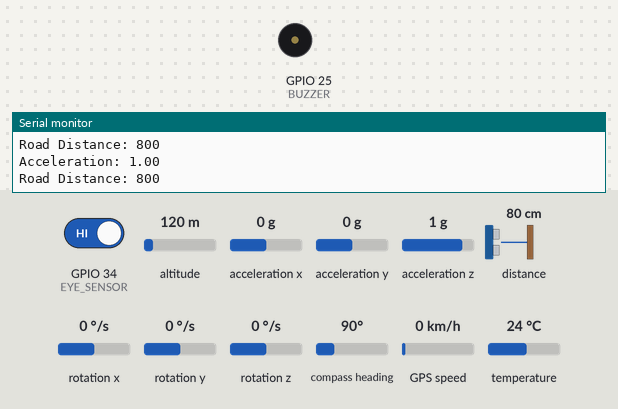
Simulated run of this sketch. Board: ESP32. Parts: buzzer (waves = sounding, pin HIGH), the last lines printed to the serial monitor. The inputs (shaded band) are chosen by the test bench; at power-on: GPIO 34 (EYE_SENSOR) HIGH, distance to the obstacle 80 cm, altitude 120 m, acceleration x 0 g, acceleration y 0 g, acceleration z 1 g, rotation x 0 °/s, rotation y 0 °/s, rotation z 0 °/s, compass heading 90°, GPS speed 0 km/h, temperature 24 °C. The GPS gets a fix after 3 s at 37.7749, -122.4194 with 8 satellites.

Above: at 5.0 s.
5.1 s: GPIO 34 (EYE_SENSOR) driven LOW
At 7.94 s:
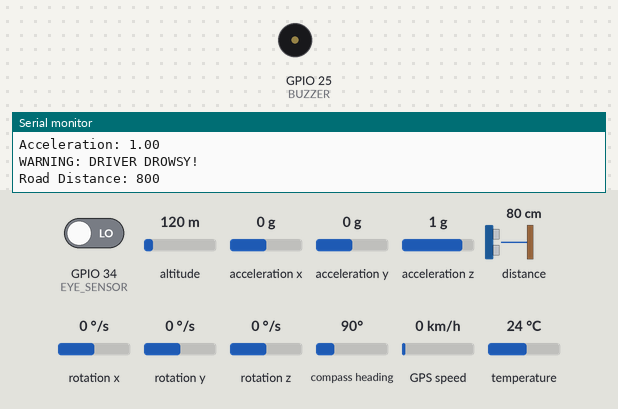
9.2 s: distance to the obstacle set to 76 cm
12.7 s: distance to the obstacle set to 70 cm
At 13.9 s:
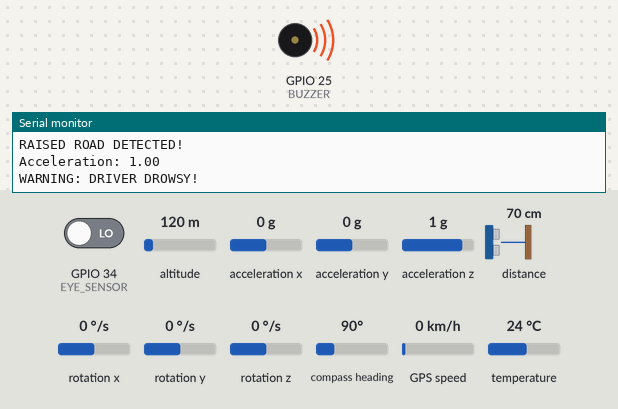
14.2 s: distance to the obstacle set to 83 cm
At 14.87 s:
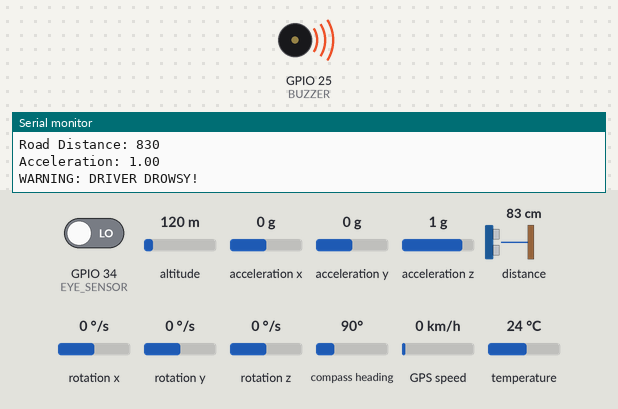
17.7 s: distance to the obstacle set to 2 cm
At 19.1 s:
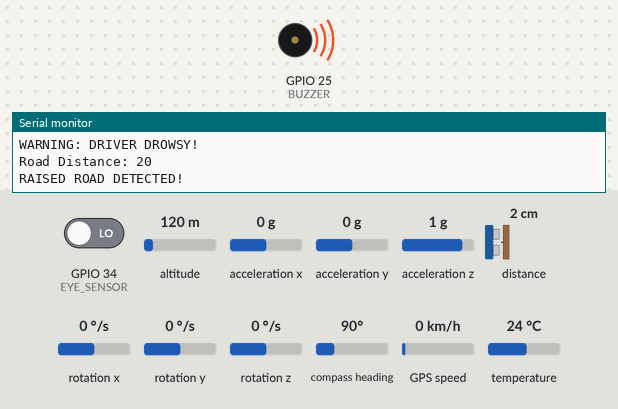
Timing chart, 0 to 20.2 s (numbered marks = the images above; inputs shaded):
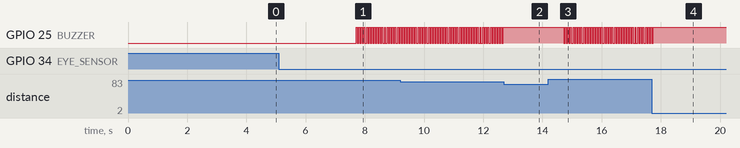

Measured:
- the behaviour switches between 74 and 73 cm on distance to the obstacle (found by bisection; images 1 and 2)
- after the input at 5.1 s, GPIO 25 (BUZZER): alternates HIGH for 0.03 s and LOW for 0.05 s, starting after 2.6 s
- after the input at 12.7 s, GPIO 25 (BUZZER): stops changing and stays HIGH
- after the input at 14.2 s, GPIO 25 (BUZZER): alternates HIGH for 0.03 s and LOW for 0.05 s, starting after 0.52 s
- after the input at 17.7 s, GPIO 25 (BUZZER): goes on until 17.7 s, then stays HIGH

The sketch:

Smart_Vehicle_Safety_System.ino
```cpp
#include <Wire.h>
#include <Adafruit_MPU6050.h>
#include <Adafruit_Sensor.h>
#include <TinyGPSPlus.h>
#include <VL53L1X.h>

// =================================
// COMPONENT INITIALIZATION
// =================================

Adafruit_MPU6050 mpu;
TinyGPSPlus gps;
VL53L1X roadSensor;

HardwareSerial GPS(2);
HardwareSerial GSM(1);

// =================================
// ESP32 PIN CONFIGURATION
// =================================

#define EYE_SENSOR 34
#define BUZZER 25
#define CANCEL_BUTTON 32

#define GPS_RX 16
#define GPS_TX 17

#define GSM_RX 26
#define GSM_TX 27

// =================================
// SYSTEM VARIABLES
// =================================

// Accident detection
float ACCIDENT_THRESHOLD = 3.5;
bool accidentDetected = false;

unsigned long accidentTime = 0;
unsigned long lastAccident = 0;

const unsigned long CANCEL_TIME = 20000;

// Drowsiness detection
unsigned long eyeClosedTime = 0;

bool drowsy = false;

const unsigned long WARNING_TIME = 1500;
const unsigned long DANGER_TIME = 2500;

// Road detection
float normalRoadDistance = 0;

float potholeThreshold = 80;
float raisedRoadThreshold = 60;

bool roadHazard = false;

unsigned long lastRoadAlert = 0;

// =================================
// BUZZER CONTROL
// =================================

void beep(int duration)
{
    digitalWrite(BUZZER, HIGH);
    delay(duration);

    digitalWrite(BUZZER, LOW);
}

// =================================
// GPS LOCATION
// =================================

String getLocation()
{
    unsigned long start = millis();

    while (millis() - start < 15000)
    {
        while (GPS.available())
        {
            gps.encode(GPS.read());
        }

        if (gps.location.isValid())
        {
            String latitude =
                String(gps.location.lat(), 6);

            String longitude =
                String(gps.location.lng(), 6);

            return "https://maps.google.com/?q="
                   + latitude + "," + longitude;
        }
    }

    return "GPS location unavailable";
}

// =================================
// GSM SMS FUNCTION
// =================================

void sendSMS(String message)
{
    GSM.println("AT");
    delay(500);

    GSM.println("AT+CMGF=1");
    delay(500);

    GSM.println("AT+CMGS=\"+91XXXXXXXXXX\"");
    delay(1000);

    GSM.print(message);

    GSM.write(26);

    delay(5000);

    Serial.println("Emergency SMS command sent");
}

// =================================
// ACCIDENT DETECTION
// =================================

void accidentDetection()
{
    sensors_event_t a, g, temp;

    mpu.getEvent(&a, &g, &temp);

    float acceleration = sqrt(
        a.acceleration.x * a.acceleration.x +
        a.acceleration.y * a.acceleration.y +
        a.acceleration.z * a.acceleration.z
    );

    float accelerationG = acceleration / 9.80665;

    Serial.print("Acceleration: ");
    Serial.println(accelerationG);

    if (accelerationG > ACCIDENT_THRESHOLD &&
        millis() - lastAccident > 30000)
    {
        accidentDetected = true;

        accidentTime = millis();

        lastAccident = millis();

        Serial.println("POSSIBLE ACCIDENT DETECTED!");

        beep(500);
    }

    if (accidentDetected)
    {
        Serial.println("Accident alert countdown");

        if (digitalRead(CANCEL_BUTTON) == LOW)
        {
            accidentDetected = false;

            Serial.println("Accident alert cancelled");

            beep(200);

            return;
        }

        if (millis() - accidentTime >= CANCEL_TIME)
        {
            String location = getLocation();

            String message =
                "EMERGENCY! Possible vehicle accident detected. "
                "Vehicle location: " + location;

            sendSMS(message);

            accidentDetected = false;
        }
    }
}

// =================================
// DROWSINESS DETECTION
// =================================

void drowsinessDetection()
{
    // Assumes LOW means eyes closed.
    // Verify the logic of your sensor.

    int eyeState = digitalRead(EYE_SENSOR);

    if (eyeState == LOW)
    {
        if (eyeClosedTime == 0)
        {
            eyeClosedTime = millis();
        }

        unsigned long closedDuration =
            millis() - eyeClosedTime;

        if (closedDuration >= WARNING_TIME)
        {
            drowsy = true;

            Serial.println("WARNING: DRIVER DROWSY!");

            if (closedDuration >= DANGER_TIME)
            {
                digitalWrite(BUZZER, HIGH);
            }
            else
            {
                digitalWrite(BUZZER, LOW);
            }
        }
    }

    else
    {
        eyeClosedTime = 0;

        drowsy = false;
    }
}

// =================================
// ROAD HAZARD DETECTION
// =================================

void roadHazardDetection()
{
    uint16_t distance = roadSensor.read();

    if (roadSensor.timeoutOccurred())
    {
        return;
    }

    Serial.print("Road Distance: ");

    Serial.println(distance);

    float difference =
        distance - normalRoadDistance;

    if (difference > potholeThreshold)
    {
        roadHazard = true;

        Serial.println("POTHOLE DETECTED!");

        digitalWrite(BUZZER, HIGH);
    }

    else if (difference < -raisedRoadThreshold)
    {
        roadHazard = true;

        Serial.println("RAISED ROAD DETECTED!");

        digitalWrite(BUZZER, HIGH);
    }

    else
    {
        roadHazard = false;
    }

    if (roadHazard)
    {
        lastRoadAlert = millis();
    }

    if (!roadHazard &&
        millis() - lastRoadAlert > 500)
    {
        digitalWrite(BUZZER, LOW);
    }
}

// =================================
// MAIN SETUP
// =================================

void setup()
{
    Serial.begin(115200);

    Wire.begin(21, 22);

    pinMode(EYE_SENSOR, INPUT);

    pinMode(BUZZER, OUTPUT);

    pinMode(CANCEL_BUTTON, INPUT_PULLUP);

    digitalWrite(BUZZER, LOW);

    GPS.begin(9600, SERIAL_8N1,
              GPS_RX, GPS_TX);

    GSM.begin(115200, SERIAL_8N1,
              GSM_RX, GSM_TX);

    // MPU6050 initialization

    if (!mpu.begin())
    {
        Serial.println("MPU6050 NOT FOUND!");

        while (1);
    }

    Serial.println("MPU6050 Connected");

    // VL53L1X initialization

    roadSensor.setTimeout(100);

    if (!roadSensor.init())
    {
        Serial.println("VL53L1X NOT FOUND!");

        while (1);
    }

    roadSensor.setDistanceMode(VL53L1X::Long);

    roadSensor.setMeasurementTimingBudget(50000);

    roadSensor.startContinuous(50);

    Serial.println("ROAD SENSOR CONNECTED");

    // Road sensor calibration

    Serial.println("Calibrating road sensor...");

    delay(2000);

    long totalDistance = 0;

    int samples = 0;

    for (int i = 0; i < 20; i++)
    {
        uint16_t d = roadSensor.read();

        if (!roadSensor.timeoutOccurred() && d > 0)
        {
            totalDistance += d;

            samples++;
        }

        delay(60);
    }

    if (samples > 0)
    {
        normalRoadDistance =
            (float)totalDistance / samples;
    }

    Serial.print("Normal Road Distance: ");

    Serial.println(normalRoadDistance);

    Serial.println("SMART VEHICLE SAFETY SYSTEM READY");
}

// =================================
// MAIN LOOP
// =================================

void loop()
{
    // Continuously process GPS data

    while (GPS.available())
    {
        gps.encode(GPS.read());
    }

    // Three independent safety systems

    accidentDetection();

    drowsinessDetection();

    roadHazardDetection();

    delay(50);
}
```
